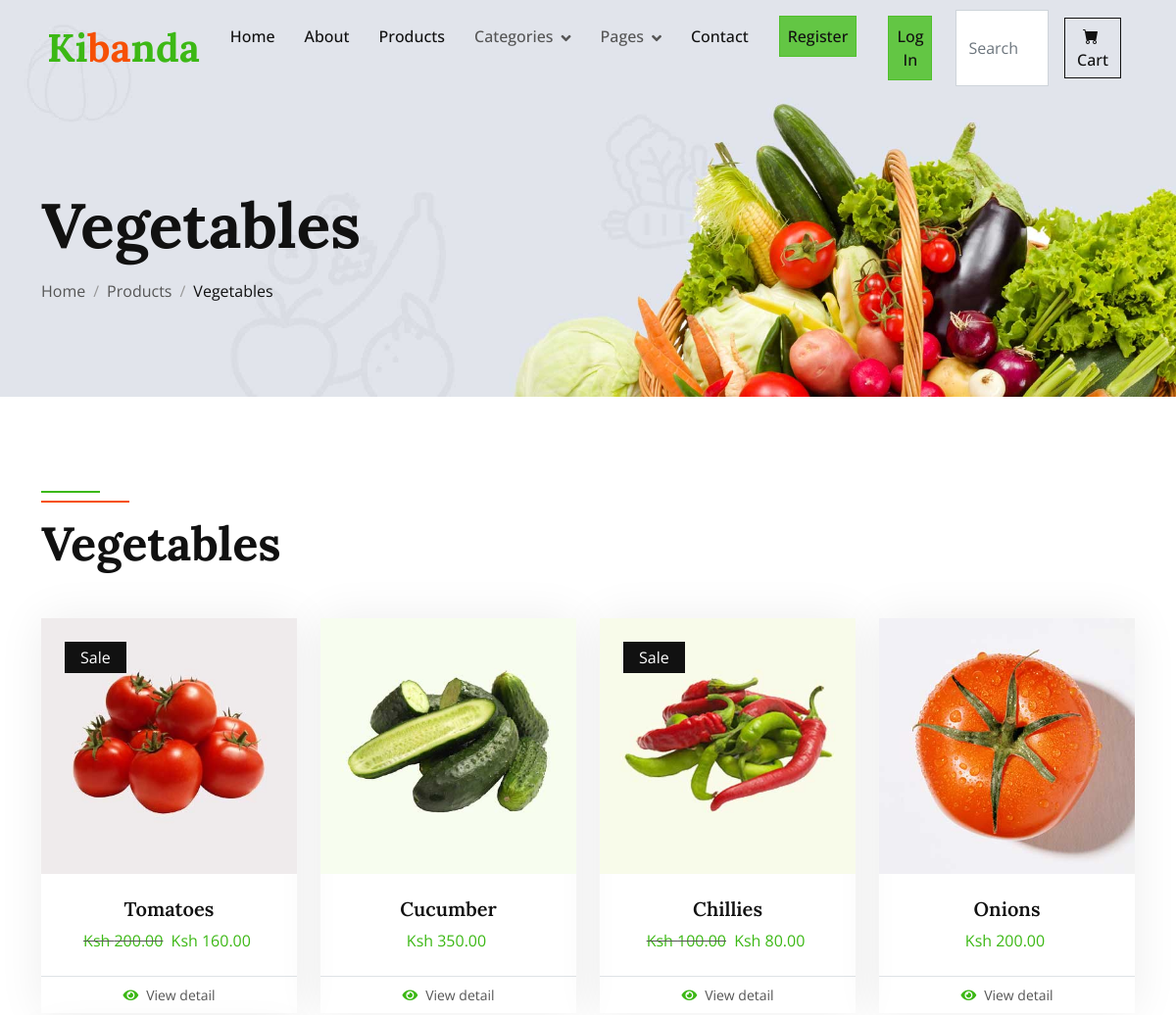
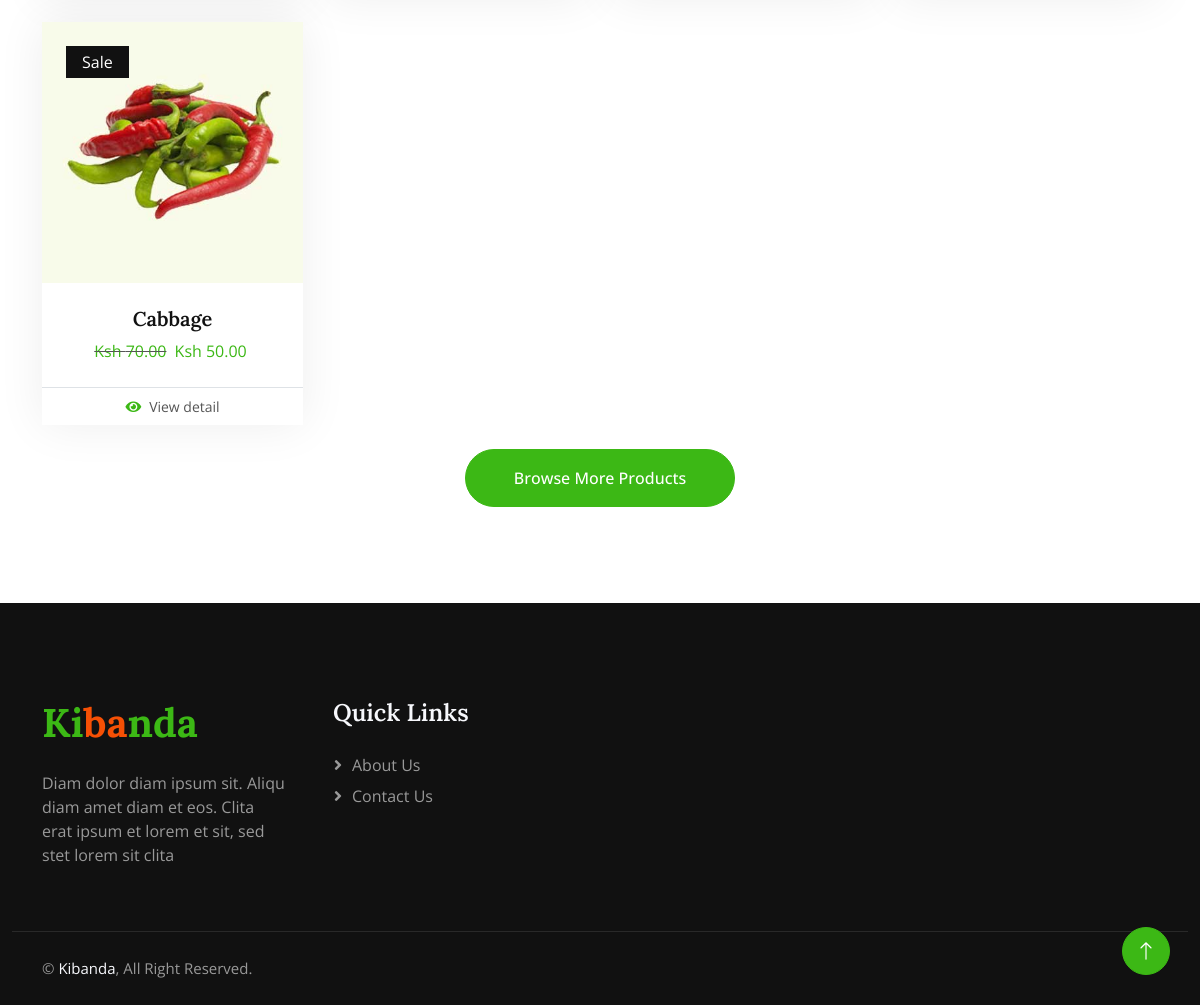
Screenshot of /category/Vegetables with the database file from the repository (2 pictures, top to bottom).
### Store/models.py (models this page shows, shortened)
class Category(models.Model):
    name = models.CharField(max_length=50)
    def __str__(self):
        return self.name

class Product(models.Model):
    name = models.CharField(max_length=100)
    price = models.DecimalField(default=0, decimal_places=2, max_digits=6)
    category = models.ForeignKey(Category, on_delete=models.CASCADE, default=1)
    description = models.CharField(max_length=250, default='', blank=True, null=True)
    image = models.ImageField(upload_to='uploads/products', default='uploads/products/product.png')
    is_sale = models.BooleanField(default=False)
    sales_price = models.DecimalField(default=0, decimal_places=2, max_digits=6)

### Store/views.py (the view)
# urls.py: path("category/<str:name>", views.category, name="category"),
def category(request, name):
    try:
        category = Category.objects.get(name=name)
        cat_products = Product.objects.filter(category=category)
        return  render(request, "category.html", {'cat_products':cat_products, 'category':category})
    except:
        messages.warning(request, "That category doesn't exist")
        return  redirect('Store:home')

### Store/templates/category.html
{% extends 'layout.html' %}
{% load static %}
{% block body %}
    <div class="container-fluid page-header mb-5 wow fadeIn" data-wow-delay="0.1s">
        <div class="container">
            <h1 class="display-3 mb-3 animated slideInDown">{{ category }}</h1>
            <nav aria-label="breadcrumb animated slideInDown">
                <ol class="breadcrumb mb-0">
                    <li class="breadcrumb-item"><a class="text-body" href="{% url 'Store:home' %}">Home</a></li>
                    <li class="breadcrumb-item"><a class="text-body" href="{% url 'Store:products' %}">Products</a></li>
                    <li class="breadcrumb-item text-dark active" aria-current="page">{{ category }}</li>
                </ol>
            </nav>
        </div>
    </div>
    <div class="container-xxl py-5">
        <div class="container">
            <div class="row g-0 gx-5 align-items-end">
                <div class="col-lg-6">
                    <div class="section-header text-start mb-5 wow fadeInUp" data-wow-delay="0.1s" style="max-width: 500px;">
                        <h1 class="display-5 mb-3">{{ category }}</h1>
                    </div>
                </div>
            </div>
            <div class="tab-content">
                <div id="tab-1" class="tab-pane fade show p-0 active">
                    <div class="row g-4">
                        {% for c in cat_products %}
                            {% if c.is_sale %}
                                <div class="col-xl-3 col-lg-4 col-md-6 wow fadeInUp" data-wow-delay="0.3s">
                            <div class="product-item">
                                <div class="position-relative bg-light overflow-hidden">
                                    <img class="img-fluid w-100" src="/media/{{ c.image }}" alt="">
                                    <div class="bg-dark rounded text-white position-absolute start-0 top-0 m-4 py-1 px-3">Sale</div>
                                </div>
                                <div class="text-center p-4">
                                    <a class="d-block h5 mb-2" href="">{{ c.name }}</a>
                                    <strike><span class="text-primary me-1">Ksh {{ c.price }}</span></strike>
                                    <span class="text-primary me-1">Ksh {{ c.sales_price }}</span>
                                </div>
                                <div class="d-flex border-top">
                                    <small class="w-100 text-center  py-2">
                                        <a class="text-body" href="{% url 'Store:viewdetails' c.id %}"><i class="fa fa-eye text-primary me-2"></i>View detail</a>
                                    </small>
                                </div>
                            </div>
                        </div>
                                {% else %}
                             <div class="col-xl-3 col-lg-4 col-md-6 wow fadeInUp" data-wow-delay="0.3s">
                            <div class="product-item">
                                <div class="position-relative bg-light overflow-hidden">
                                    <img class="img-fluid w-100" src="/media/{{ c.image }}" alt="">
                                </div>
                                <div class="text-center p-4">
                                    <a class="d-block h5 mb-2" href="">{{ c.name }}</a>
                                    <span class="text-primary me-1">Ksh {{ c.price }}</span>
                                </div>
                                <div class="d-flex border-top">
                                    <small class="w-100 text-center  py-2">
                                        <a class="text-body" href="{% url 'Store:viewdetails' c.id %}"><i class="fa fa-eye text-primary me-2"></i>View detail</a>
                                    </small>
                                </div>
                            </div>
                        </div>
                            {% endif %}
                        {% endfor %}
                        <div class="col-12 text-center">
                            <a class="btn btn-primary rounded-pill py-3 px-5" href="{% url 'Store:products' %}">Browse More Products</a>
                        </div>
                    </div>
                </div>
            </div>
        </div>
    </div>
{% endblock %}

### Store/static/css/style.css (style rules this page uses)
:root { --primary: #3CB815; --secondary: #F65005; --light: #F7F8FC; --dark: #111111; }
.btn { font-weight: 500; transition: .5s; }
.btn.btn-primary, .btn.btn-secondary, .btn.btn-outline-primary:hover, .btn.btn-outline-secondary:hover { color: #FFFFFF; }
.page-header { padding-top: 12rem; padding-bottom: 6rem; background: url(../img/carousel-1.jpg) top right no-repeat; background-size: cover; }
.breadcrumb-item+.breadcrumb-item::before { color: #999999; }
.section-header { position: relative; padding-top: 25px; }
.section-header::before { position: absolute; content: ""; width: 60px; height: 2px; top: 0; left: 50%; transform: translateX(-50%); background: var(--primary); }
.section-header::after { position: absolute; content: ""; width: 90px; height: 2px; top: 10px; left: 50%; transform: translateX(-50%); background: var(--secondary); }
.section-header.text-start::before, .section-header.text-start::after { left: 0; transform: translateX(0); }
.product-item { box-shadow: 0 0 45px rgba(0, 0, 0, .07); }
.product-item img { transition: .5s; }

### rows the page displays
Category: name "Vegetables"
Product: image (picture), name "Tomatoes", price "200.00", sales_price "160.00"
Product: image (picture), name "Cucumber", price "350.00"
Product: image (picture), name "Chillies", price "100.00", sales_price "80.00"
Product: image (picture), name "Onions", price "200.00"
Product: image (picture), name "Cabbage", price "70.00", sales_price "50.00"
